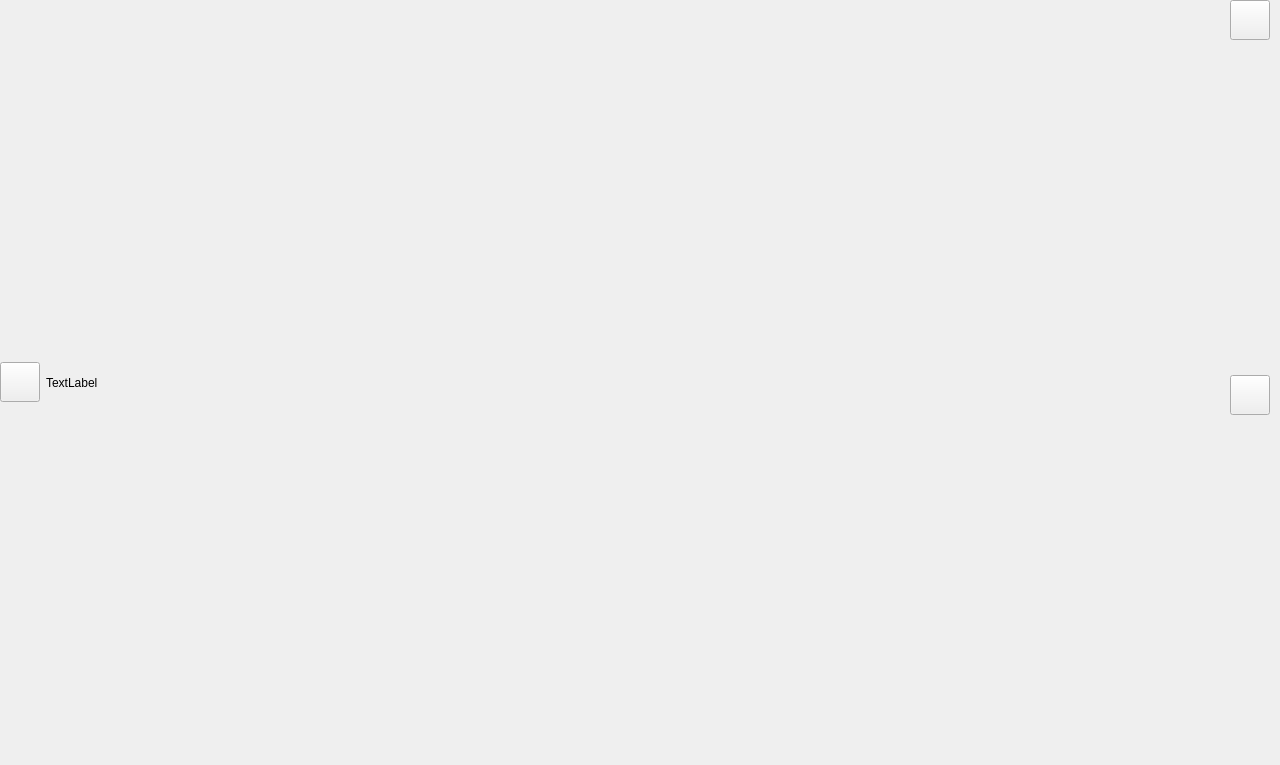
    <widget class="QWidget" name="photo_book_page">
     <property name="minimumSize">
      <size>
       <width>1280</width>
       <height>765</height>
      </size>
     </property>
     <property name="maximumSize">
      <size>
       <width>1280</width>
       <height>765</height>
      </size>
     </property>
     <widget class="QWidget" name="widget_photo" native="true">
      <property name="geometry">
       <rect>
        <x>0</x>
        <y>0</y>
        <width>1270</width>
        <height>765</height>
       </rect>
      </property>
      <property name="minimumSize">
       <size>
        <width>1270</width>
        <height>765</height>
       </size>
      </property>
      <property name="maximumSize">
       <size>
        <width>1270</width>
        <height>765</height>
       </size>
      </property>
      <layout class="QHBoxLayout" name="horizontalLayout_24">
       <item>
        <widget class="QPushButton" name="lastphotoBtn">
         <property name="sizePolicy">
          <sizepolicy hsizetype="Minimum" vsizetype="Minimum">
           <horstretch>0</horstretch>
           <verstretch>0</verstretch>
          </sizepolicy>
         </property>
         <property name="minimumSize">
          <size>
           <width>40</width>
           <height>40</height>
          </size>
         </property>
         <property name="maximumSize">
          <size>
           <width>40</width>
           <height>40</height>
          </size>
         </property>
         <property name="text">
          <string/>
         </property>
        </widget>
       </item>
       <item>
        <widget class="QLabel" name="label_photo">
         <property name="text">
          <string>TextLabel</string>
         </property>
        </widget>
       </item>
       <item>
        <layout class="QVBoxLayout" name="verticalLayout_19">
         <property name="spacing">
          <number>0</number>
         </property>
         <property name="sizeConstraint">
          <enum>QLayout::SetMinAndMaxSize</enum>
         </property>
         <item>
          <widget class="QPushButton" name="exitphotoBtn">
           <property name="sizePolicy">
            <sizepolicy hsizetype="Preferred" vsizetype="Preferred">
             <horstretch>0</horstretch>
             <verstretch>0</verstretch>
            </sizepolicy>
           </property>
           <property name="minimumSize">
            <size>
             <width>40</width>
             <height>40</height>
            </size>
           </property>
           <property name="maximumSize">
            <size>
             <width>40</width>
             <height>40</height>
            </size>
           </property>
           <property name="text">
            <string/>
           </property>
          </widget>
         </item>
         <item>
          <spacer name="verticalSpacer_4">
           <property name="orientation">
            <enum>Qt::Vertical</enum>
           </property>
           <property name="sizeHint" stdset="0">
            <size>
             <width>20</width>
             <height>40</height>
            </size>
           </property>
          </spacer>
         </item>
         <item>
          <widget class="QPushButton" name="nextphotoBtn">
           <property name="sizePolicy">
            <sizepolicy hsizetype="Preferred" vsizetype="Preferred">
             <horstretch>0</horstretch>
             <verstretch>0</verstretch>
            </sizepolicy>
           </property>
           <property name="minimumSize">
            <size>
             <width>40</width>
             <height>40</height>
            </size>
           </property>
           <property name="maximumSize">
            <size>
             <width>40</width>
             <height>40</height>
            </size>
           </property>
           <property name="text">
            <string/>
           </property>
          </widget>
         </item>
         <item>
          <spacer name="verticalSpacer_5">
           <property name="orientation">
            <enum>Qt::Vertical</enum>
           </property>
           <property name="sizeType">
            <enum>QSizePolicy::Fixed</enum>
           </property>
           <property name="sizeHint" stdset="0">
            <size>
             <width>20</width>
             <height>350</height>
            </size>
           </property>
          </spacer>
         </item>
        </layout>
       </item>
      </layout>
     </widget>
    </widget>
